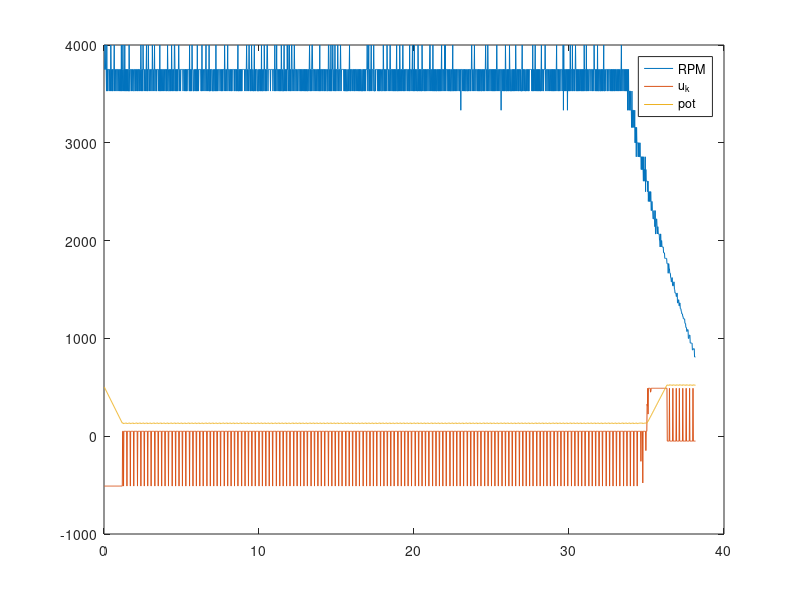

This figure's MATLAB source:
% this script reconstructs the controller output from a time series of
% engine rpm

clear;
clc;

% actuator values
POT_MARGIN = 10;
POT_MIN = 125 + POT_MARGIN;
POT_MAX = 530 - POT_MARGIN;
POT_ENGAGE = 509;

% PWM values
PW_STOP = 1510;
PW_MIN = 1000;
PW_MAX = 2000;
u_k_min = PW_MIN - PW_STOP;
u_k_max = PW_MAX - PW_STOP;
u_k_limit = 50;

% controller values
r_k = 2700; % reference rpm value
K = 5; % controller gain
lead_z = 5.6; % lead zero
lead_p = 11.4; % lead pole
lag_z = .949; % lag zero
lag_p = .0949; % lag pole
Ts = .02;
lead_A = K*(lead_z+2/Ts)/(lead_p+2/Ts);
lead_B = K*(lead_z-2/Ts)/(lead_p+2/Ts);
lead_C = (lead_p-2/Ts)/(lead_p+2/Ts);
lag_A = (lag_z+2/Ts)/(lag_p+2/Ts);
lag_B = (lag_z-2/Ts)/(lag_p+2/Ts);
lag_C = (lag_p-2/Ts)/(lag_p+2/Ts);

% initialize values
e_k = 0;
e_k1 = 0;
lead_u_k = 0;
lead_u_k1 = 0;
u_k = 0;
u_k1 = 0;
pot = 509;

% load time series
load rpm_data_1
n = length(rpm);

% run simulation
u_ks = zeros(n,1);
pots = zeros(n,1);
for i = 1:n
    
    % measure rpm and calculate error
    rpm_i = rpm(i);
    e_k = r_k - rpm_i;
    
    % compute control signal
    lead_u_k = floor(lead_A*e_k + lead_B*e_k1 - lead_C*lead_u_k1);
    u_k = lead_u_k;
%     u_k = floor(lag_A*lead_u_k + lag_B*lead_u_k1 - lag_C*u_k1);
    u_k = max(min(u_k, u_k_max), u_k_min);
    
    % check actuator limits
    if pot >= POT_MAX
        u_k = -u_k_limit;
    elseif (pot <= POT_MIN)
        u_k = u_k_limit;
    end
    
    % update potentiometer
    pot = pot + .6239*u_k*Ts;
    
    % update past values
    e_k1 = e_k;
    lead_u_k1 = lead_u_k;
    u_k1 = u_k;
    u_ks(i) = u_k;
    pots(i) = pot;
end
t = (1:length(rpm))*.02;
plot(t, rpm), hold on, plot(t, u_ks), plot(t, pots), hold off
legend('RPM', 'u_k', 'pot');